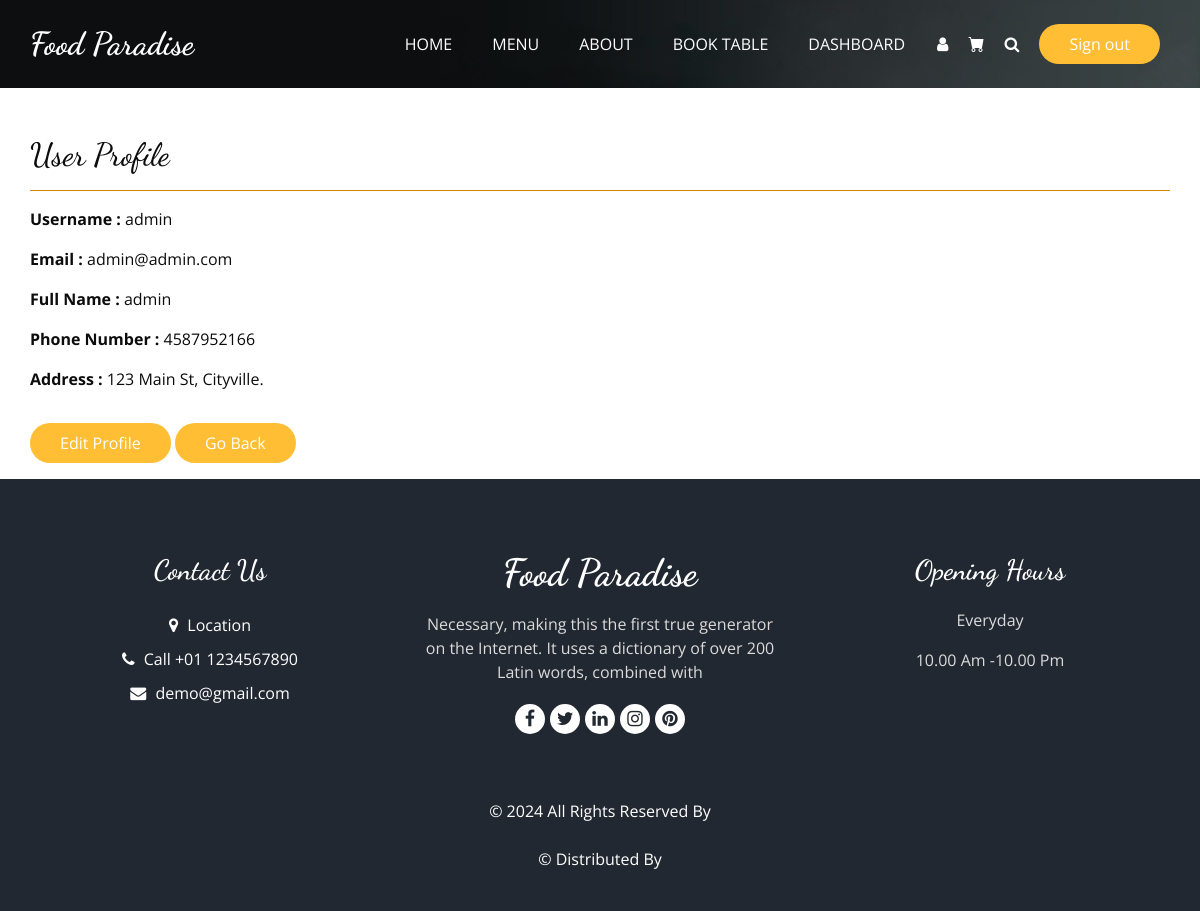
The app's page /profile.php (signed in) with its own data.
### tables this page shows
CREATE TABLE `users` (
  `user_id` int(11) NOT NULL,
  `username` varchar(50) NOT NULL,
  `email` varchar(100) NOT NULL,
  `password` varchar(255) NOT NULL,
  `full_name` varchar(100) NOT NULL,
  `phone_number` varchar(15) DEFAULT NULL,
  `address` text DEFAULT NULL,
  `registration_date` timestamp NOT NULL DEFAULT current_timestamp(),
  `user_role` varchar(10) DEFAULT NULL
);

### crud/config.php (called while the page is built, shortened)
<?php
$base_url = "http://localhost:83/";
$image_url = $base_url . "assets/images/";

### profile.php (the view, shortened to what this page needs)
<?php include_once './crud/config.php'; ?>
<?php include_once './includes/header.php'; ?>
<?php
include_once('./crud/connect.php');
$user_id = $_SESSION['user_id'];
$stmt = $conn->prepare("SELECT * FROM users WHERE user_id = ?");
$stmt->bind_param("i", $user_id);
$stmt->execute();
$result = $stmt->get_result();
if ($result->num_rows > 0) {
    $user = $result->fetch_assoc();
} else {
    echo "User not found.";
    exit();
}
?>
<div class="sub_page">
    <div class="hero_area">
        <div class="bg-box">
            <img src="<?= $image_url ?>hero-bg.jpg" alt="">
        </div>
        <?php include_once('./includes/navbar.php'); ?>
    </div>
    <div class="container mt-5">
        <h2>User Profile</h2>
        <hr color="#e69c00">
        <div class="mb-3">
            <strong>Username        :       </strong> <?php echo $user['username']; ?>
        </div>
        <div class="mb-3">
            <strong>Email           :       </strong> <?php echo $user['email']; ?>
        </div>
        <div class="mb-3">
            <strong>Full Name       :       </strong> <?php echo $user['full_name']; ?>
        </div>
        <div class="mb-3">
            <strong>Phone Number    :       </strong> <?php echo $user['phone_number']; ?>
        </div>
        <div class="mb-3">
            <strong>Address         :       </strong> <?php echo $user['address']; ?>
        </div>
            <div class="buttons">
            <a href="./admin/edit_profile.php?user_id=<?= $user['user_id']; ?>" class="btn my-3 but">Edit Profile</a>
            <a href="./index.php" class="btn my-3 but">Go Back</a>
        </div>
    </div>
</div>
<?php include_once './includes/footer_r.php'; ?>
<?php include_once './includes/footer.php'; ?>

### assets/css/style.css (style rules this page uses)
body { font-family: "Open Sans", sans-serif; color: #0c0c0c; background-color: #ffffff; overflow-x: hidden; }
h1, h2 { font-family: 'Dancing Script', cursive; }
a, a:hover, a:focus { text-decoration: none; }
.btn, .btn:focus { outline: none !important; -webkit-box-shadow: none; box-shadow: none; }
.hero_area { position: relative; min-height: 100vh; display: -webkit-box; display: -ms-flexbox; display: flex; -webkit-box-orient: vertical; -webkit-box-direction: normal; -ms-flex-direction: column; flex-direction: column; }
.bg-box { position: absolute; top: 0; left: 0; width: 100%; height: 100%; }
.bg-box img { width: 100%; height: 100%; -o-object-fit: cover; object-fit: cover; }
.sub_page .hero_area { min-height: auto; }
.sub_page .hero_area .bg-box { position: absolute; top: 0; left: 0; width: 100%; height: 100%; }
.sub_page .hero_area .bg-box img { width: 100%; height: 100%; -o-object-fit: cover; object-fit: cover; -o-object-position: right top; object-position: right top; }
.buttons .but { display: inline-block; background-color: #ffbe33; color: #fff; padding: 8px 30px; border-radius: 45px; -webkit-transition: all 0.3s; transition: all 0.3s; border: none; }

### assets/css/responsive.css (style rules this page uses)
@media (min-width: 1200px) { .container { max-width: 1170px; } }

### records on screen
users: username "admin", email "admin@admin.com", full_name "admin", phone_number "4587952166", address "123 Main St, Cityville."
